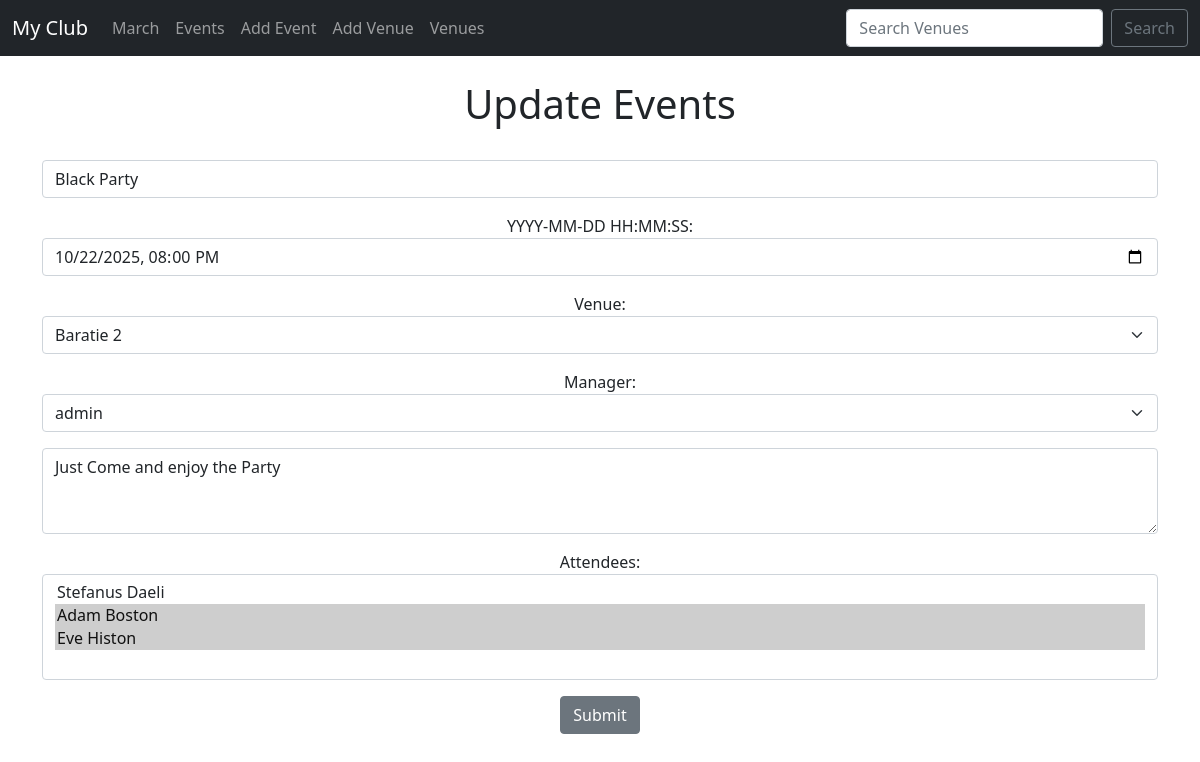
The app's page /update_event/1/, older data.
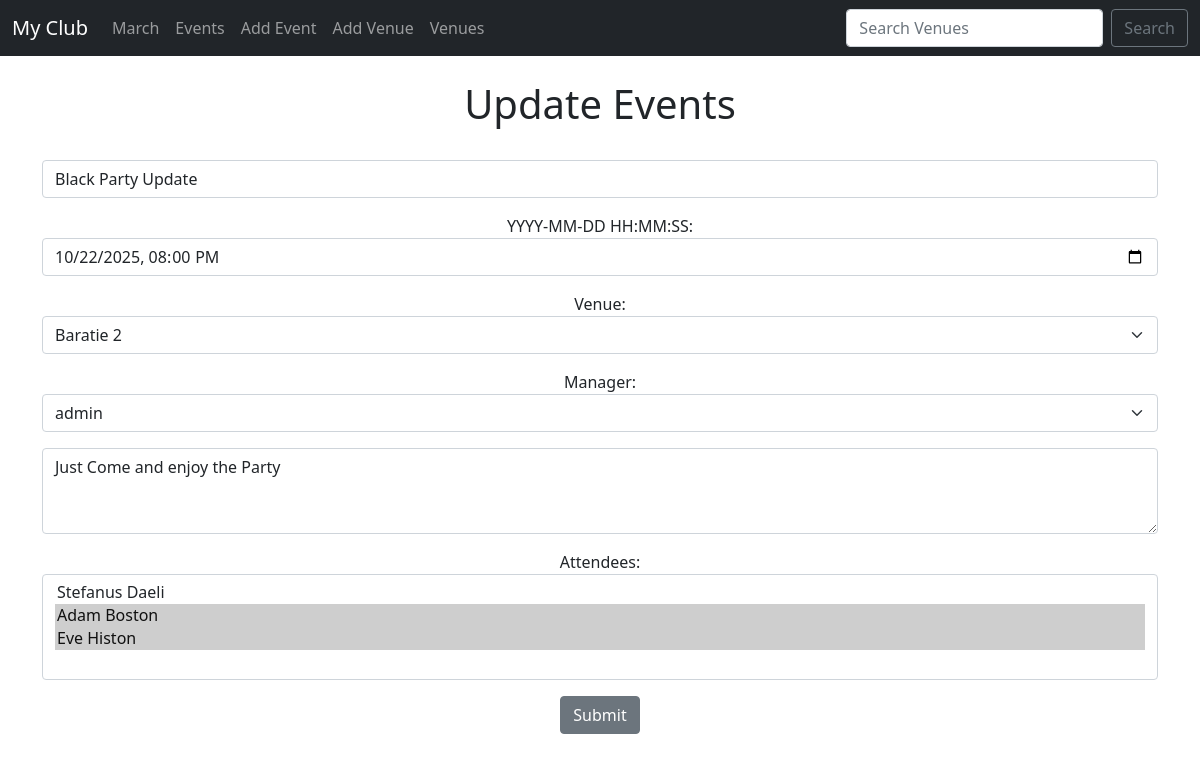
The same page, newer data.
### events/models.py (models this page shows, shortened)
class Event(models.Model):
    name = models.CharField('Event Name', max_length=120)
    event_date = models.DateTimeField('Event Date')
    venue = models.ForeignKey(Venue, blank=True, null=True, on_delete=models.CASCADE)
    manager = models.ForeignKey(User, blank=True, null=True, on_delete=models.SET_NULL)
    description = models.TextField(blank=True)
    attendees = models.ManyToManyField(MuClubUser, blank=True)

class Venue(models.Model):
    name = models.CharField('Venue Name', max_length=120)
    address = models.CharField(max_length=300)
    zip_code = models.CharField('Zip Code', max_length=12)
    phone = models.CharField('Contact Phone', max_length=20, blank=True)
    web = models.URLField('Website Address', blank=True)
    email_address = models.EmailField('Email Address', blank=True)
    def __str__(self):
        return self.name

### events/views.py (the view)
# urls.py: path('update_event/<event_id>/', views.update_event, name='update-event'),
def update_event(request, event_id):
    event = Event.objects.get(pk=event_id)
    form = EventForm(request.POST or None, instance=event)
    if form.is_valid():
        form.save()
        return redirect('list-events')
    return render(request, 'events/update_event.html',
                    {'event': event,
                     'form': form})

### events/forms.py
class EventForm(ModelForm):
    class Meta:
        model = Event
        fields = ('name', 'event_date', 'venue', 'manager', 'description', 'attendees')
        labels = {
            'name' : '',
            'event_date' : 'YYYY-MM-DD HH:MM:SS',
            'venue' : 'Venue',
            'manager' : 'Manager',
            'description' : '',
            'attendees' : 'Attendees',
        }
        widgets = {
            'name' : forms.TextInput(attrs={'class': 'form-control', 'placeholder' : 'Event Name'}),
            'event_date' : forms.TextInput(attrs={'type' : 'datetime-local', 'class': 'form-control', 'placeholder' : 'Event Date'}),
            'venue' : forms.Select(attrs={'class': 'form-select'}),
            'manager' : forms.Select(attrs={'class': 'form-select'}),
            'description' : forms.Textarea(attrs={'class': 'form-control', 'placeholder' : 'Event Description', 'rows':3}),
            'attendees' : forms.SelectMultiple(attrs={'class': 'form-select'}),
        }

### events/models.py (called while the page is built)
    def __str__(self):
        return self.first_name + ' ' + self.last_name

### templates/events/update_event.html (shortened to what this page needs)
{% extends 'events/base.html' %}
{% block content %}
<center>
    <h1>Update Events</h1>
    <br>
    <form action="" method="POST">
        {{ form.as_p}}
        <input type="submit" value="Submit" class="btn btn-secondary">
    </form>
</center>
{% endblock %}

Row changes from the older to the newer data that the page shows:
changed Event "Baratie 2": name "Black Party" → "Black Party Update"
